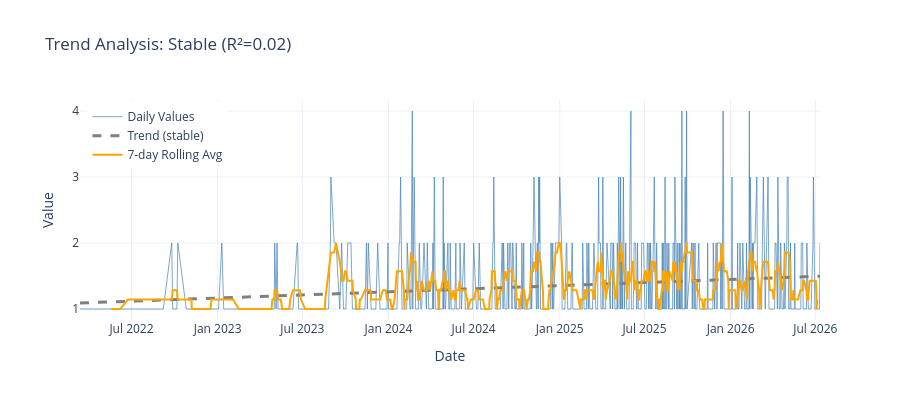

Notebook source saved alongside this figure:
### Markdown cell above
[//]: # (cr:doc name='1c_5_trend_detection' id=0adb3318)
## 1c.5 Trend Detection

**📖 Understanding Trends:**
- **Increasing**: Metric growing over time (e.g., expanding customer base)
- **Decreasing**: Metric shrinking (e.g., declining engagement)
- **Stationary**: No significant trend (stable business)

**Impact on ML:**
- Strong trends can cause data leakage if not handled
- Consider detrending or adding trend as explicit feature

### Code cell
# @cr:code name='analyze_trends' id=6a9e2c7b
# Trend Analysis - computation and visualization
from customer_retention.stages.profiling import generate_trend_recommendations

analyzer = TemporalPatternAnalyzer(time_column=TIME_COLUMN)
trend_result = analyzer.detect_trend(daily_data, value_column=analysis_col)
trend_recs = generate_trend_recommendations(trend_result, mean_value=daily_data[analysis_col].mean())

# Visualization
direction_emoji = {"increasing": "📈", "decreasing": "📉", "stable": "➡️", "unknown": "❓"}
print(f"Trend: {direction_emoji.get(trend_result.direction.value, '')} {trend_result.direction.value.upper()} (R²={trend_result.strength:.2f})")

fig = go.Figure()
fig.add_trace(go.Scatter(
    x=daily_data[TIME_COLUMN], y=daily_data[analysis_col],
    mode="lines", name="Daily Values", line=dict(color="steelblue", width=1), opacity=0.7
))

if trend_result.slope is not None:
    x_numeric = timedelta_to_days(daily_data[TIME_COLUMN] - daily_data[TIME_COLUMN].min())
    y_trend = trend_result.slope * x_numeric + (daily_data[analysis_col].mean() - trend_result.slope * x_numeric.mean())
    trend_color = {TrendDirection.INCREASING: "green", TrendDirection.DECREASING: "red"}.get(trend_result.direction, "gray")
    fig.add_trace(go.Scatter(
        x=daily_data[TIME_COLUMN], y=y_trend, mode="lines",
        name=f"Trend ({trend_result.direction.value})", line=dict(color=trend_color, width=3, dash="dash")
    ))

rolling_avg = daily_data[analysis_col].rolling(window=pattern_config.rolling_window, center=True).mean()
fig.add_trace(go.Scatter(
    x=daily_data[TIME_COLUMN], y=rolling_avg, mode="lines",
    name=f"{pattern_config.rolling_window}-day Rolling Avg", line=dict(color="orange", width=2)
))

fig.update_layout(
    title=f"Trend Analysis: {trend_result.direction.value.title()} (R²={trend_result.strength:.2f})",
    xaxis_title="Date", yaxis_title="Value", template="plotly_white", height=400,
    legend=dict(yanchor="top", y=0.99, xanchor="left", x=0.01)
)
display_figure(fig)

### Figure 1 — Plotly figure (JSON) as saved in the notebook; plotly's stock layout.template omitted (floating-point values rounded to 4 significant figures; data arrays with more than 128 entries replaced by an {"elided": "..."} marker saying what was removed)
{"data": [{"line": {"color": "steelblue", "width": 1}, "mode": "lines", "name": "Daily Values", "opacity": 0.7, "type": "scatter", "x": {"elided": "606 str values"}, "y": {"elided": "606 int values"}}, {"line": {"color": "gray", "dash": "dash", "width": 3}, "mode": "lines", "name": "Trend (stable)", "type": "scatter", "x": {"elided": "606 str values"}, "y": {"elided": "606 float values"}}, {"line": {"color": "orange", "width": 2}, "mode": "lines", "name": "7-day Rolling Avg", "type": "scatter", "x": {"elided": "606 str values"}, "y": {"elided": "606 float values"}}], "layout": {"height": 400, "legend": {"x": 0.01, "xanchor": "left", "y": 0.99, "yanchor": "top"}, "title": {"text": "Trend Analysis: Stable (R²=0.02)"}, "xaxis": {"title": {"text": "Date"}}, "yaxis": {"title": {"text": "Value"}}}}
